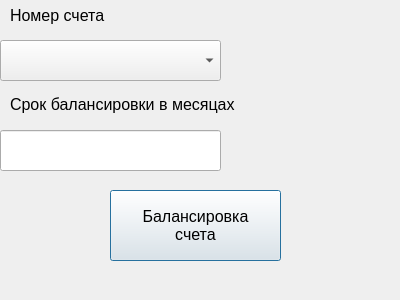
<?xml version="1.0" encoding="UTF-8"?>
<ui version="4.0">
 <class>balancedwindow</class>
 <widget class="QDialog" name="balancedwindow">
  <property name="geometry">
   <rect>
    <x>0</x>
    <y>0</y>
    <width>400</width>
    <height>300</height>
   </rect>
  </property>
  <property name="windowTitle">
   <string>Dialog</string>
  </property>
  <widget class="QPushButton" name="pushButton">
   <property name="geometry">
    <rect>
     <x>110</x>
     <y>190</y>
     <width>171</width>
     <height>71</height>
    </rect>
   </property>
   <property name="font">
    <font>
     <pointsize>12</pointsize>
    </font>
   </property>
   <property name="text">
    <string>Балансировка
счета</string>
   </property>
  </widget>
  <widget class="QLineEdit" name="lineEdit">
   <property name="geometry">
    <rect>
     <x>0</x>
     <y>130</y>
     <width>221</width>
     <height>41</height>
    </rect>
   </property>
  </widget>
  <widget class="QLabel" name="label">
   <property name="geometry">
    <rect>
     <x>10</x>
     <y>89</y>
     <width>291</width>
     <height>31</height>
    </rect>
   </property>
   <property name="font">
    <font>
     <pointsize>12</pointsize>
    </font>
   </property>
   <property name="text">
    <string>Срок балансировки в месяцах </string>
   </property>
  </widget>
  <widget class="QComboBox" name="comboBox">
   <property name="geometry">
    <rect>
     <x>0</x>
     <y>40</y>
     <width>221</width>
     <height>41</height>
    </rect>
   </property>
  </widget>
  <widget class="QLabel" name="label_2">
   <property name="geometry">
    <rect>
     <x>10</x>
     <y>0</y>
     <width>201</width>
     <height>31</height>
    </rect>
   </property>
   <property name="font">
    <font>
     <pointsize>12</pointsize>
    </font>
   </property>
   <property name="text">
    <string>Номер счета</string>
   </property>
  </widget>
 </widget>
 <resources/>
 <connections/>
</ui>
